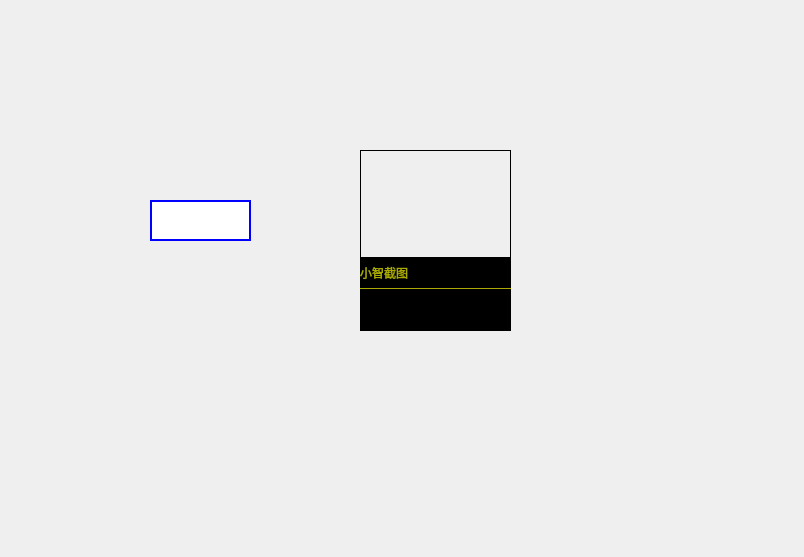
<?xml version="1.0" encoding="UTF-8"?>
<ui version="4.0">
 <class>screenShotClass</class>
 <widget class="QWidget" name="screenShotClass">
  <property name="geometry">
   <rect>
    <x>0</x>
    <y>0</y>
    <width>804</width>
    <height>557</height>
   </rect>
  </property>
  <property name="windowTitle">
   <string>screenShot</string>
  </property>
  <widget class="QWidget" name="displayInfo" native="true">
   <property name="geometry">
    <rect>
     <x>360</x>
     <y>150</y>
     <width>151</width>
     <height>181</height>
    </rect>
   </property>
   <property name="mouseTracking">
    <bool>true</bool>
   </property>
   <widget class="QWidget" name="verticalLayoutWidget">
    <property name="geometry">
     <rect>
      <x>0</x>
      <y>0</y>
      <width>151</width>
      <height>181</height>
     </rect>
    </property>
    <layout class="QVBoxLayout" name="verticalLayout">
     <property name="spacing">
      <number>0</number>
     </property>
     <property name="leftMargin">
      <number>0</number>
     </property>
     <property name="topMargin">
      <number>0</number>
     </property>
     <property name="rightMargin">
      <number>0</number>
     </property>
     <property name="bottomMargin">
      <number>0</number>
     </property>
     <item>
      <widget class="QLabel" name="scaleLabel">
       <property name="maximumSize">
        <size>
         <width>16777215</width>
         <height>120</height>
        </size>
       </property>
       <property name="mouseTracking">
        <bool>true</bool>
       </property>
       <property name="styleSheet">
        <string notr="true">border: 1px solid rgb(0, 0, 0);</string>
       </property>
       <property name="text">
        <string/>
       </property>
       <property name="scaledContents">
        <bool>true</bool>
       </property>
      </widget>
     </item>
     <item>
      <widget class="QLabel" name="titleLabel">
       <property name="maximumSize">
        <size>
         <width>16777215</width>
         <height>30</height>
        </size>
       </property>
       <property name="font">
        <font>
         <kerning>true</kerning>
        </font>
       </property>
       <property name="mouseTracking">
        <bool>true</bool>
       </property>
       <property name="styleSheet">
        <string notr="true">background-color: rgb(0, 0, 0);</string>
       </property>
       <property name="text">
        <string>&lt;html&gt;&lt;head/&gt;&lt;body&gt;&lt;p align=&quot;justify&quot;&gt;&lt;span style=&quot; color:#aaaa00;&quot;&gt;小智截图&lt;/span&gt;&lt;/p&gt;&lt;/body&gt;&lt;/html&gt;</string>
       </property>
      </widget>
     </item>
     <item>
      <widget class="Line" name="line">
       <property name="mouseTracking">
        <bool>true</bool>
       </property>
       <property name="styleSheet">
        <string notr="true">border-top: 1px solid rgb(170, 170, 0); 
background-color: rgb(0, 0, 0);

</string>
       </property>
       <property name="orientation">
        <enum>Qt::Horizontal</enum>
       </property>
      </widget>
     </item>
     <item>
      <widget class="QLabel" name="infoLabel">
       <property name="maximumSize">
        <size>
         <width>16777215</width>
         <height>40</height>
        </size>
       </property>
       <property name="mouseTracking">
        <bool>true</bool>
       </property>
       <property name="styleSheet">
        <string notr="true">background-color: rgb(0, 0, 0);
color: rgb(255, 255, 255);</string>
       </property>
       <property name="text">
        <string/>
       </property>
      </widget>
     </item>
    </layout>
   </widget>
  </widget>
  <widget class="QTextEdit" name="textEdit">
   <property name="geometry">
    <rect>
     <x>150</x>
     <y>200</y>
     <width>101</width>
     <height>41</height>
    </rect>
   </property>
   <property name="styleSheet">
    <string notr="true">border:2px solid blue</string>
   </property>
   <property name="verticalScrollBarPolicy">
    <enum>Qt::ScrollBarAlwaysOff</enum>
   </property>
   <property name="horizontalScrollBarPolicy">
    <enum>Qt::ScrollBarAlwaysOff</enum>
   </property>
   <property name="sizeAdjustPolicy">
    <enum>QAbstractScrollArea::AdjustIgnored</enum>
   </property>
  </widget>
 </widget>
 <layoutdefault spacing="6" margin="11"/>
 <resources>
  <include location="screenShot.qrc"/>
 </resources>
 <connections/>
</ui>
